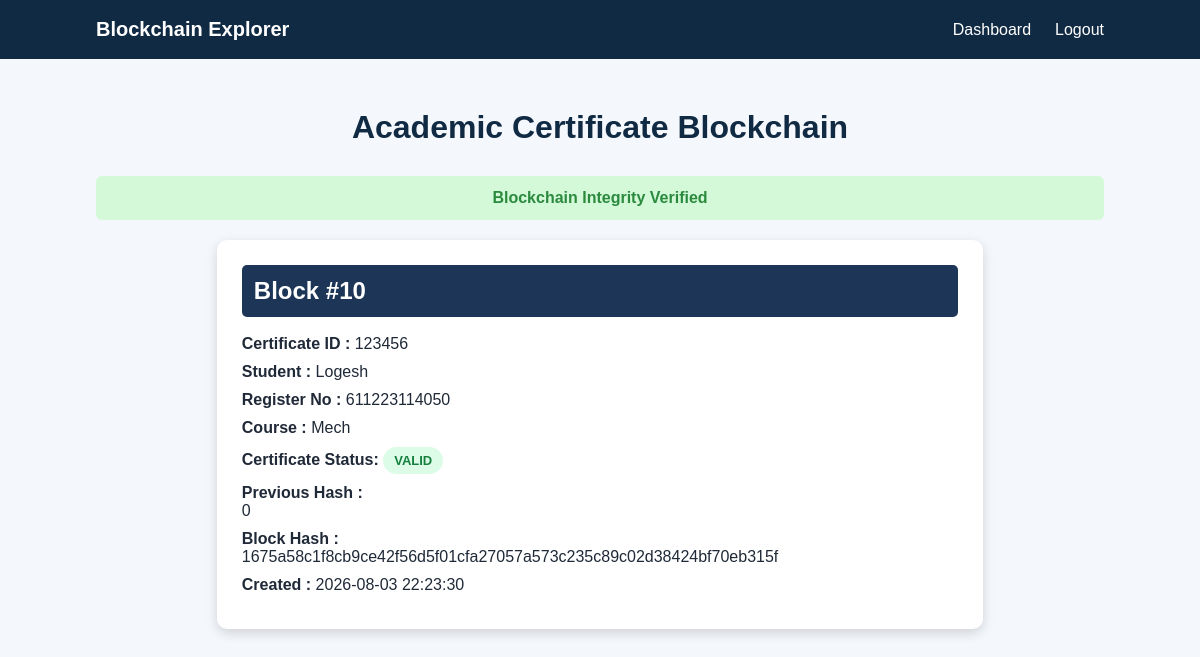
The page /blockchain (signed in) on the database its author committed.
### tables this page shows
CREATE TABLE certificates (
            id INTEGER PRIMARY KEY AUTOINCREMENT,
            certificate_id TEXT UNIQUE NOT NULL,
            student_name TEXT NOT NULL,
            register_number TEXT NOT NULL,
            course TEXT NOT NULL,
            institution TEXT NOT NULL,
            issue_date TEXT NOT NULL,
            file_name TEXT NOT NULL,
            qr_code TEXT NOT NULL,
            certificate_hash TEXT NOT NULL,
            previous_hash TEXT NOT NULL,
            block_hash TEXT NOT NULL,
            created_at TEXT NOT NULL
        , status TEXT NOT NULL DEFAULT 'VALID', revoked_at TEXT, admin_id INTEGER);

### app.py (the view)
@app.route("/blockchain")
def blockchain_records():
    if "admin" not in session:
        return redirect(url_for("login"))
    certificates = get_all_certificates()
    chain_valid = verify_blockchain_integrity()
    return render_template(
        "blockchain.html",
        certificates=certificates,
        chain_valid=chain_valid
    )

### blockchain.py (called while the page is built)
def generate_block_hash(
    certificate_id,
    student_name,
    register_number,
    course,
    institution,
    issue_date,
    certificate_hash,
    previous_hash,
    timestamp
):
    block_data = {
        "certificate_id": certificate_id,
        "student_name": student_name,
        "register_number": register_number,
        "course": course,
        "institution": institution,
        "issue_date": issue_date,
        "certificate_hash": certificate_hash,
        "previous_hash": previous_hash,
        "timestamp": timestamp
    }
    block_string = json.dumps(
        block_data,
        sort_keys=True
    ).encode()
    return hashlib.sha256(block_string).hexdigest()

### database.py (called while the page is built)
def get_connection():
    connection = sqlite3.connect(DATABASE_NAME)
    connection.row_factory = sqlite3.Row
    return connection

def get_all_certificates():
    connection = get_connection()
    cursor = connection.cursor()
    cursor.execute(
        """
        SELECT *
        FROM certificates
        ORDER BY id ASC
        """
    )
    certificates = cursor.fetchall()
    connection.close()
    return certificates

def verify_blockchain_integrity():
    certificates = get_all_certificates()
    previous_hash = "0"
    for certificate in certificates:
        recalculated_hash = generate_block_hash(
            certificate["certificate_id"],
            certificate["student_name"],
            certificate["register_number"],
            certificate["course"],
            certificate["institution"],
            certificate["issue_date"],
            certificate["certificate_hash"],
            certificate["previous_hash"],
            certificate["created_at"]
        )
        if certificate["previous_hash"] != previous_hash:
            return False
        if certificate["block_hash"] != recalculated_hash:
            return False
        previous_hash = certificate["block_hash"]
    return True

### templates/blockchain.html (shortened to what this page needs)
<!DOCTYPE html>
<html>
<head>
<link
rel="stylesheet"
href="{{ url_for('static', filename='style.css') }}"
>
</head>
<body>
<header class="navbar">
<div class="logo">
Blockchain Explorer
</div>
<nav>
<a href="/dashboard">
Dashboard
</a>
<a href="/logout">
Logout
</a>
</nav>
</header>
<div class="blockchain-section">
<h1>Academic Certificate Blockchain</h1>
{% if chain_valid %}
<div class="success-message">
Blockchain Integrity Verified
</div>
{% else %}
<div class="error-message">
Blockchain Integrity Failed
</div>
{% endif %}
<div class="chain-container">
{% for certificate in certificates %}
<div class="block-card">
<h2>
Block #{{ certificate["id"] }}
</h2>
<p>
<strong>Certificate ID :</strong>
{{ certificate["certificate_id"] }}
</p>
<p>
<strong>Student :</strong>
{{ certificate["student_name"] }}
</p>
<p>
<strong>Register No :</strong>
{{ certificate["register_number"] }}
</p>
<p>
<strong>Course :</strong>
{{ certificate["course"] }}
</p>
<p>
    <strong>Certificate Status:</strong>
    {% if certificate["status"] == "REVOKED" %}
        <span class="status-revoked">
            REVOKED
        </span>
    {% else %}
        <span class="status-valid">
            VALID
        </span>
    {% endif %}
</p>
<p>
<strong>Previous Hash :</strong>
<br>
{{ certificate["previous_hash"] }}
</p>
<p>
<strong>Block Hash :</strong>
<br>
{{ certificate["block_hash"] }}
</p>
<p>
<strong>Created :</strong>
{{ certificate["created_at"] }}
</p>
</div>
{% endfor %}
</div>
</div>
</body>
</html>

### static/style.css (style rules this page uses)
* { margin: 0; padding: 0; box-sizing: border-box; }
body { font-family: Arial, sans-serif; background: #f4f7fb; color: #1f2937; }
.navbar { background: #102a43; color: white; padding: 18px 8%; display: flex; justify-content: space-between; align-items: center; }
.logo { font-size: 20px; font-weight: bold; }
.navbar nav { display: flex; gap: 24px; }
.navbar a { color: white; text-decoration: none; font-weight: 500; }
.success-message { background: #d3f9d8; color: #2b8a3e; padding: 13px; border-radius: 6px; margin-bottom: 18px; text-align: center; font-weight: bold; }
.blockchain-section { min-height: 85vh; padding: 50px 8%; }
.blockchain-section > h1 { text-align: center; color: #102a43; margin-bottom: 30px; }
.block-card { background: white; padding: 25px; border-radius: 10px; box-shadow: 0 4px 14px rgba(0, 0, 0, 0.08); }
.block-card h2 { color: #1d4ed8; margin-bottom: 18px; }
.block-card p { margin-bottom: 10px; }
.chain-container { width:80%; margin:auto; }
.block-card { background:white; padding:25px; margin:20px; border-radius:10px; box-shadow:0 4px 12px rgba(0,0,0,0.15); }
.block-card h2 { background:#1d3557; color:white; padding:12px; border-radius:5px; }
.status-valid { display: inline-block; padding: 6px 11px; background: #dcfce7; color: #15803d; border-radius: 20px; font-size: 13px; font-weight: bold; }

### rows shown on the page
certificates: id "10", certificate_id "123456", student_name "Logesh", register_number "611223114050", course "Mech", status "VALID", previous_hash "0", block_hash "1675a58c1f8cb9ce42f56d5f01cfa27057a573c235c89c02d38424bf70eb315f", created_at "2026-08-03 22:23:30"
